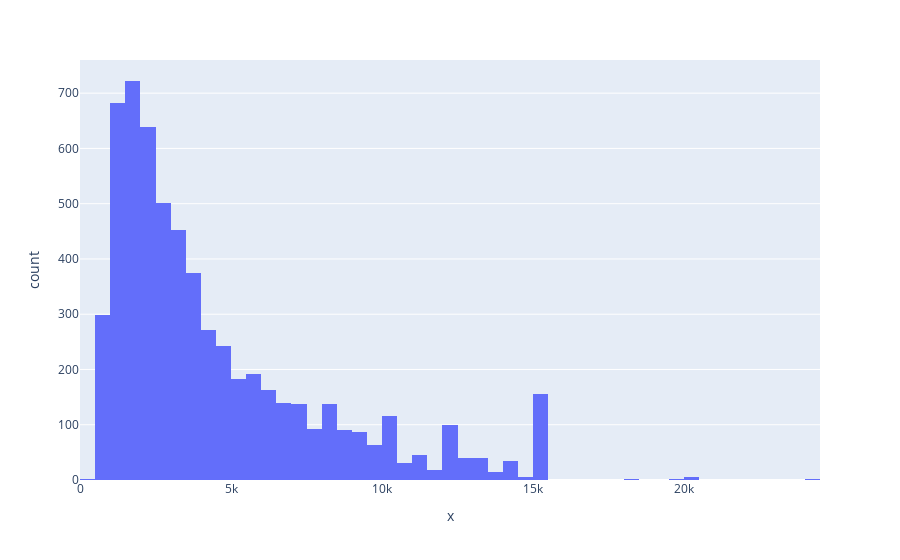

Notebook source saved alongside this figure:
### Code cell
# but wait, what is the actual undelying distribution of rent?

# plot
fig = px.histogram(x=rent, nbins=100)
fig.show()

# describe the distribution
mean = np.mean(means)
print('Mean: {:.3f} \n'.format(mean))

### Figure 1 — Plotly figure (JSON) as saved in the notebook; plotly's stock layout.template omitted (floating-point values rounded to 4 significant figures; data arrays with more than 128 entries replaced by an {"elided": "..."} marker saying what was removed)
{"data": [{"alignmentgroup": "True", "bingroup": "x", "hoverlabel": {"namelength": 0}, "hovertemplate": "x=%{x}<br>count=%{y}", "legendgroup": "", "marker": {"color": "#636efa"}, "name": "", "nbinsx": 100, "offsetgroup": "", "orientation": "v", "showlegend": false, "type": "histogram", "x": {"elided": "6079 int values"}, "xaxis": "x", "yaxis": "y"}], "layout": {"barmode": "relative", "legend": {"tracegroupgap": 0}, "margin": {"t": 60}, "xaxis": {"anchor": "y", "domain": [0, 1], "title": {"text": "x"}}, "yaxis": {"anchor": "x", "domain": [0, 1], "title": {"text": "count"}}}}
